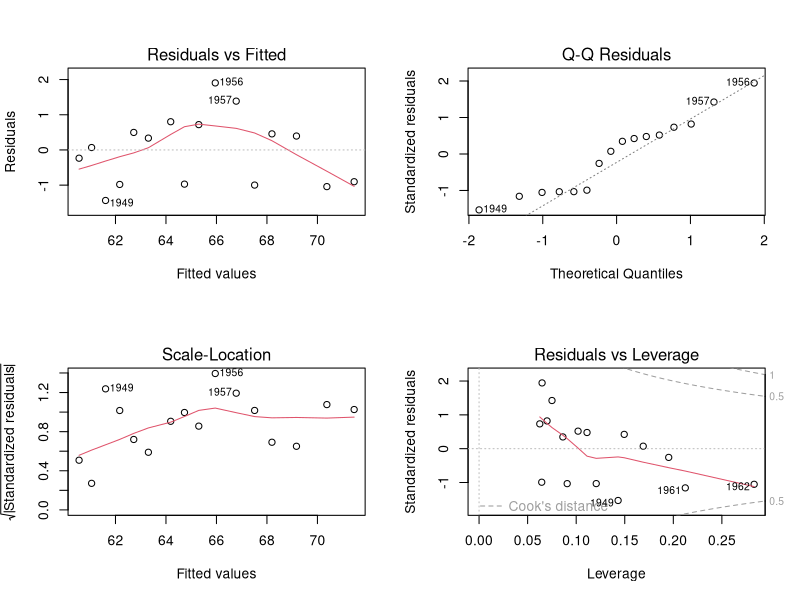

R code for this plot:
## ---- chunk 1
knitr::opts_chunk$set(echo = FALSE, options(scipen=999))
## ---- chunk 2
model <- lm(Employed ~ Population, longley)
summary(model)$coef
summary(model)$r.squared
## ---- chunk 3
par(mfrow = c(2, 2))
plot(model)
